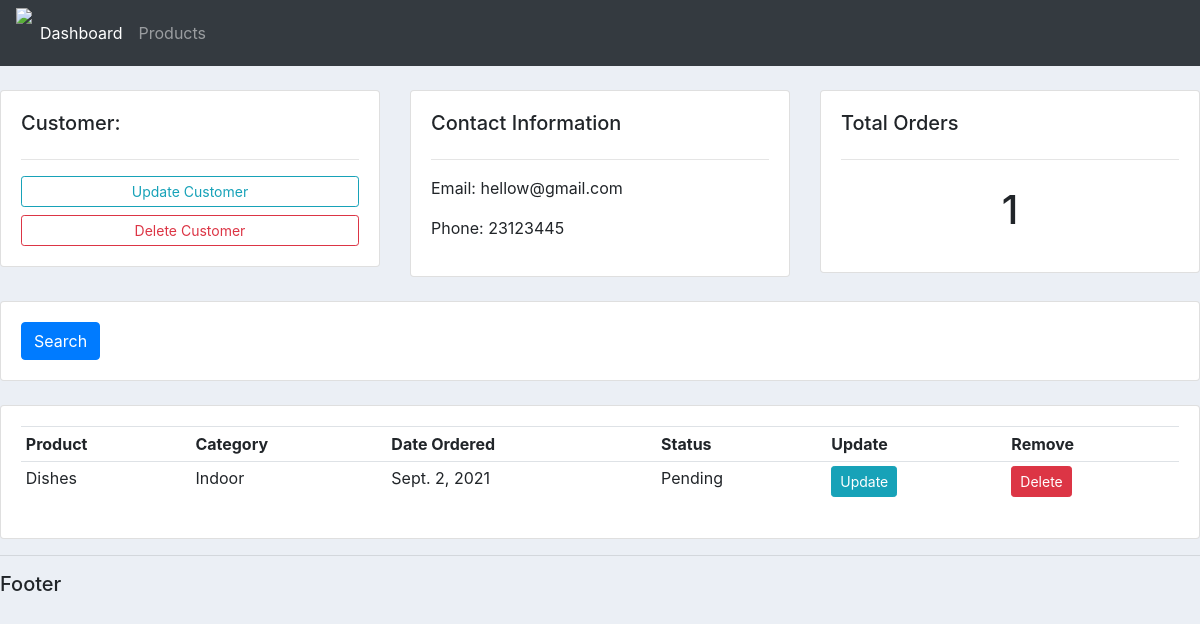
The app's page /customer/2/ with its own data.
### accounts/models.py (models this page shows, shortened)
class Customer(models.Model):
    name = models.CharField(max_length=200, null=True)
    phone = models.CharField(max_length=14, null=True)
    email = models.CharField(max_length=200, null=True)
    date_created = models.DateField(auto_now_add=True, null=True)

class Order(models.Model):
    STATUS = (
        ("Pending", "Pending"),
        ("Out For Delivery", "Out For Delivery"),
        ("Delivered", "Delivered")
    )
    customer = models.ForeignKey(Customer, null=True, on_delete=models.SET_NULL)
    product = models.ForeignKey(Product, null=True, on_delete=models.SET_NULL)
    date_created = models.DateField(auto_now_add=True, null=True)
    status = models.CharField(max_length=200, null=True, choices=STATUS)

class Product(models.Model):
    CATEGORY = (
        ("Indoor", "Indoor"),
        ("Outdoor", "Ourdoor"),
    )
    name = models.CharField(max_length=200, null=True)
    price = models.FloatField(null=True)
    category = models.CharField(max_length=200, null=True, choices=CATEGORY)
    description = models.CharField(max_length=200, null=True, blank=True)
    date_created = models.DateField(auto_now_add=True, null=True)
    tags = models.ManyToManyField(Tag)
    def __str__(self):
        return self.name

### accounts/views.py (the view)
# urls.py: path('customer/<str:pk_id>/', views.customer,name="customer"),
def customer(request, pk_id):
    customer = Customer.objects.get(id=pk_id)
    orders = customer.order_set.all()
    order_count = customer.order_set.all().count()
    context = {"customer": customer, "orders": orders, "order_count": order_count}
    return render(request, "accounts/customer.html", context)

### accounts/templates/accounts/customer.html
{%  extends 'accounts/main.html' %}
{% block content %}
	<br>
<div class="row">
	<div class="col-md">
		<div class="card card-body">
			<h5>Customer:</h5>
			<hr>
			<a class="btn btn-outline-info  btn-sm btn-block" href="">Update Customer</a>
			<a class="btn btn-outline-danger  btn-sm btn-block" href="">Delete Customer</a>
		</div>
	</div>
	<div class="col-md">
		<div class="card card-body">
			<h5>Contact Information</h5>
			<hr>
			<p>Email: {{customer.email}} </p>
			<p>Phone: {{customer.phone}}</p>
		</div>
	</div>
	<div class="col-md">
		<div class="card card-body">
			<h5>Total Orders</h5>
			<hr>
			<h1 style="text-align: center;padding: 10px">{{order_count}} </h1>
		</div>
	</div>
</div>
<br>
<div class="row">
	<div class="col">
		<div class="card card-body">
			<form method="get">
		    <button class="btn btn-primary" type="submit">Search</button>
		  </form>
		</div>
	</div>
</div>
<br>
<div class="row">
	<div class="col-md">
		<div class="card card-body">
			<table class="table table-sm">
				<tr>
					<th>Product</th>
					<th>Category</th>
					<th>Date Ordered</th>
					<th>Status</th>
					<th>Update</th>
					<th>Remove</th>
				</tr>
				{% for order in orders %}
					<tr>
						<td>
							{{order.product}}
						</td>
						<td>
							{{order.product.category}}
						</td>
						<td>
							{{order.date_created}}
						</td>
						<td>
							{{order.status}}
						</td>
						<td>
							<a class="btn btn-sm btn-info" href="{% url 'update_order' order.id %}">Update</a>
						</td>
						<td>
							<a class="btn btn-sm btn-danger" href="{% url 'delete_order' order.id %}">Delete</a>
						</td>
					</tr>
				{% endfor %}
			</table>
		</div>
	</div>
</div>
{% endblock %}

### static/css/main.css (style rules this page uses)
body { background-color: #ebeff5; }

### records on screen
Customer: email "hellow@gmail.com", phone "23123445"
Order: product "Dishes", product.category "Indoor", date_created "Sept. 2, 2021", status "Pending"

### other values on screen
{{ order_count }} "1"
